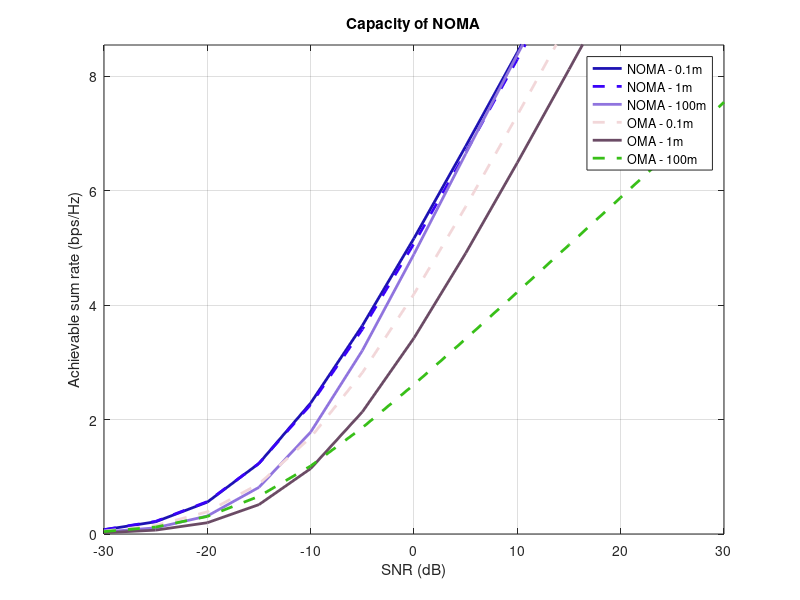

This figure's MATLAB source:
clc; 
clear variables; 
close all;

%transmit power range
Pt = -114:5:-54;	%in dB
pt = db2pow(Pt);	%in linear scale

N = 10^4;
dgap = [0.1,1,100]; %in meters

for i = 1:3 %dgap values loop 
d2 = 2;      %near user %Distance of users
d1 = d2+dgap(i); %far user
eta = 4;                    %Path loss exponent

%Rayleigh fading coefficients of both users
h1 = (sqrt(d1^-eta))*(randn(N,1) + 1i*randn(N,1))/sqrt(2); %far
h2 = (sqrt(d2^-eta))*(randn(N,1) + 1i*randn(N,1))/sqrt(2); %near

%Channel gains
g1 = (abs(h1)).^2;
g2 = (abs(h2)).^2;

BW = 10^9; %bandwidth
No = -174 + 10*log10(BW);
no = (10^-3)*db2pow(No);

%Pt = 0:2:40;                %Transmit power in dBm
%pt = (10^-3)*10.^(Pt/10);   %Transmit power in linear scale
%BW = 10^6;                  %System bandwidth
%No = -174 + 10*log10(BW);   %Noise power (dBm)
%no = (10^-3)*10.^(No/10);   %Noise power (linear scale)

%Power allocation coefficients
a1 = 0.75; 
a2 = 1-a1; 
%a3 = 1-(a1+a2);

C_noma = zeros(1,length(pt));
C_oma = zeros(1,length(pt));
SINR_noma = zeros(1,length(pt));
SINR_oma = zeros(1,length(pt));

for u = 1:length(pt)
    %capacity
    %NOMA capacity calculation
    C_noma_1 = log2(1 + pt(u)*a1.*g1./(pt(u)*a2.*g1+no)); %far user                  
    C_noma_2 = log2(1 + pt(u)*a2.*g2/no); %near user  
    
    
    %gamma_far(u) = mean(C_noma_2);
    C_noma_sum(u) = mean(C_noma_1 + C_noma_2);  %Sum capacity of NOMA

    %OMA capacity calculation
    C_oma_1 = (1/2)*log2(1 + pt(u)*g1/no);    %User 1
    C_oma_2 = (1/2)*log2(1 + pt(u)*g2/no);    %User 2
    
    C_oma_sum(u) = mean(C_oma_1 + C_oma_2); %Sum capacity of OMA
    
    
    %Recieved SINR
    %NOMA recieved SINR
    
    SINR_noma_1 = pt(u)*a1.*g1./(pt(u)*a2.*g1+no); %far user 
    SINR_noma_2 = pt(u)*a2.*g2/no; %near user
    
    %OMA Recieved SNR
    
    SINR_oma_1 = pt(u)*g1/no;
    SINR_oma_2 = pt(u)*g2/no;
    
    %Outage Probability
    %NOMA 
    
    
    
end

SNR = Pt - No;
figure (1);

plot(SNR,C_noma_sum,'color',rand(1,3),'linewidth',2); hold on; grid on;
plot(SNR,C_oma_sum,'--','color',rand(1,3),'linewidth',2);
xlabel('SNR (dB)');
ylabel('Achievable sum rate (bps/Hz)');


legend('NOMA - 0.1m', 'NOMA - 1m','NOMA - 100m','OMA - 0.1m', 'OMA - 1m','OMA - 100m');
title('Capacity of NOMA');
ylim([0 max(C_noma_sum)+1]);
ylim([0 max(C_oma_sum)+1]);
hold on ;

end